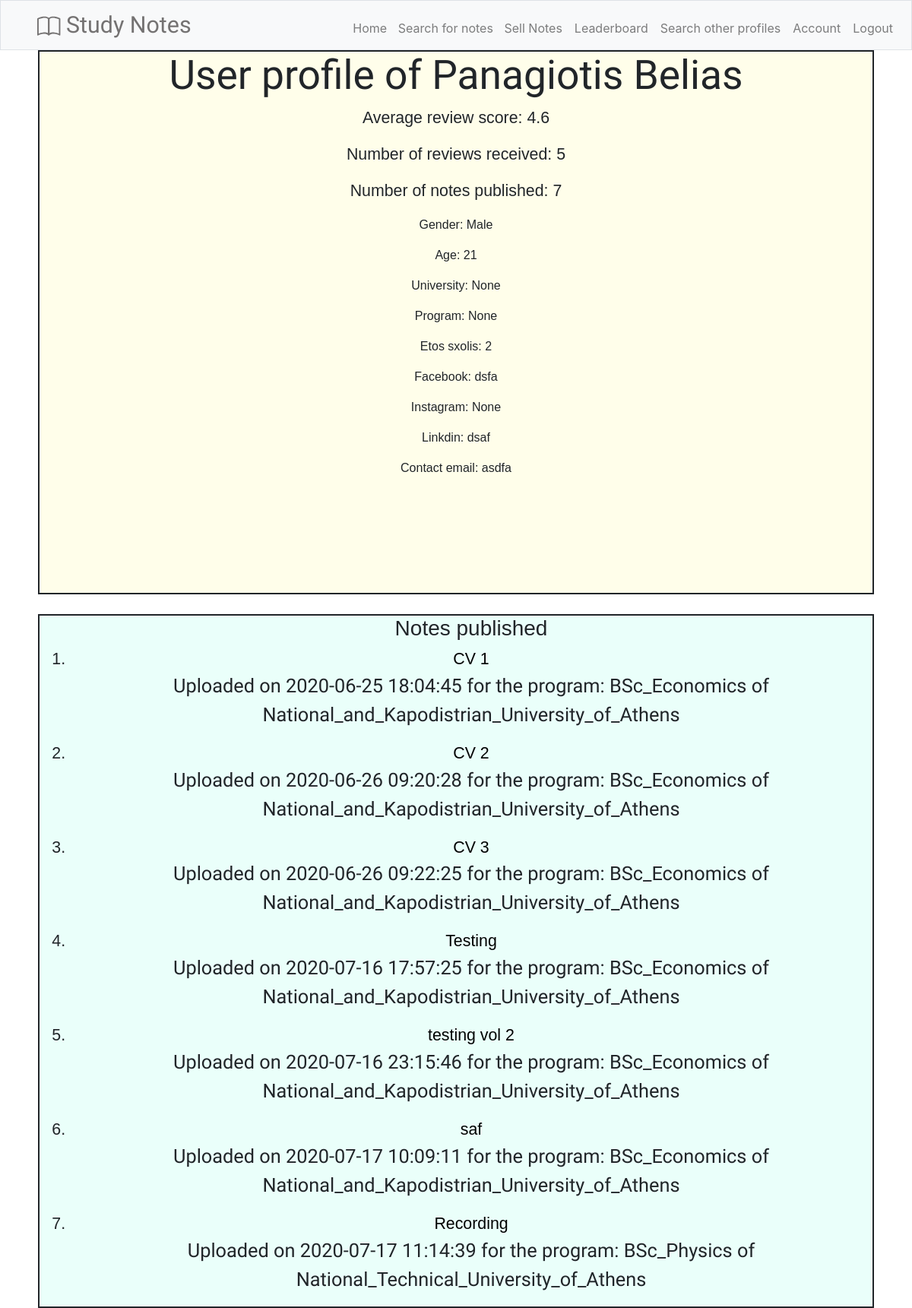
The page /view_profile/2 on the database its author committed.
### tables this page shows
CREATE TABLE "user_info" (
	"user_id"	INTEGER NOT NULL,
	"gender"	INTEGER,
	"age"	INTEGER,
	"university"	VARCHAR,
	"program"	VARCHAR,
	"facebook"	VARCHAR,
	"instagram"	VARCHAR,
	"linkdin"	VARCHAR,
	"etos"	INTEGER,
	"contact_email"	TEXT,
	"full_name"	TEXT DEFAULT 'Anonymous',
	PRIMARY KEY("user_id"),
	FOREIGN KEY("user_id") REFERENCES "users"("user_id")
);

CREATE TABLE "notes_uploaded" (
	"note_id"	INTEGER NOT NULL,
	"uploader_id"	INTEGER NOT NULL,
	"upload_time"	TIMESTAMP NOT NULL DEFAULT CURRENT_TIMESTAMP,
	"filename"	VARCHAR NOT NULL,
	"university"	VARCHAR NOT NULL,
	"program"	VARCHAR NOT NULL,
	"path"	TEXT,
	"title"	TEXT NOT NULL,
	"price"	NUMERIC NOT NULL,
	FOREIGN KEY("uploader_id") REFERENCES "users"("user_id"),
	PRIMARY KEY("note_id" AUTOINCREMENT)
);

### application.py (the view)
@app.route("/view_profile/<user_id>")
def view_profile(user_id):
    user_info = db.execute("SELECT * FROM user_info WHERE user_id = ?", (user_id,)).fetchone()
    notes_info = db.execute("SELECT note_id, upload_time, filename, university, program, title FROM notes_uploaded WHERE uploader_id = ?", (user_id,)).fetchall()
    number_of_notes_uploaded = len(notes_info)
    reviews_info = db.execute("SELECT ROUND(AVG(reviews.review_score), 2), COUNT(review_id) FROM reviews WHERE note_owner_id = ?", (user_id,)).fetchone()
    print(f"average review score = {reviews_info[0]}")
    print(f"number of reviews = {reviews_info[1]}")
    return render_template("view_profile.html", user_info=user_info, notes_info=notes_info, reviews_info=reviews_info, number_of_notes_uploaded=number_of_notes_uploaded)

### application.py (called while the page is built)
@app.before_request  # From: https://www.youtube.com/watch?v=2Zz97NVbH0U&t=492s
def before_request():  # Had to import g from flask. It creates a global variable so I can then reference a users info in other routes
    g.user = None
    if 'user_id' in session:
        user = db.execute("SELECT * FROM users WHERE user_id=:input", {"input": session['user_id']}).fetchone()  #returns a tuple
        g.user = user

### templates/view_profile.html (shortened to what this page needs)
{% extends "layout.html" %}
{% block main %}
    <body class="view_profile">
        <div class="view_profile_first_container">
        <h1 class="main_title">User profile of {{ user_info[10] }}</h1>
            <div>
                <p class="main_info">Average review score: {{ reviews_info[0] }}</p>
                <p class="main_info">Number of reviews received: {{ reviews_info[1] }}</p>
                <p class="main_info">Number of notes published: {{ number_of_notes_uploaded }}</p>
                <p>Gender: {{ user_info[1] }}</p>
                <p>Age: {{ user_info[2] }}</p>
                <p>University: {{ user_info[3] }}</p>
                <p>Program: {{ user_info[4] }}</p>
                <p>Etos sxolis: {{ user_info[8] }}</p>
                <p>Facebook: {{ user_info[5] }}</p>
                <p>Instagram: {{ user_info[6] }}</p>
                <p>Linkdin: {{ user_info[7] }}</p>
                <p>Contact email: {{ user_info[9] }}</p>
            </div>
        </div>
        <p style="padding-top: 10px;"></p>
        <div class="view_profile_second_container">
            <ol>
                <h3>Notes published</h3>
                {% for note in notes_info %}
                <div class="main_info">
                    <li>
                        <a href="{{ url_for('note_details', note_id=note[0]) }}">{{ note[5] }}</a>
                        <p class="small_text">Uploaded on {{ note[1] }} for the program: {{ note[4] }} of {{ note[3] }}</p>
                    </li>
                </div>
                {% endfor %}
            </ol>
        </div>
    </body>
{% endblock %}

### static/style.css (style rules this page uses)
.main_title, .index_main_container .main_title, .home_main_container .main_title, .search_main_container .main_title { font-size: 40pt; font-family: 'Bad Script', cursive, Arial, Helvetica, sans-serif; }
.view_profile .view_profile_first_container { text-align: center; -webkit-box-pack: center; -ms-flex-pack: center; justify-content: center; -webkit-box-align: center; -ms-flex-align: center; align-items: center; border-style: solid; border-width: 2px; background-color: #fffeea; height: 89.5vh; font-size: 12pt; font-family: cursive, Arial; }
.view_profile .view_profile_first_container .main_info { font-size: 16pt; }
.view_profile .view_profile_second_container { text-align: center; -webkit-box-pack: center; -ms-flex-pack: center; justify-content: center; -webkit-box-align: center; -ms-flex-align: center; align-items: center; border-style: solid; border-width: 2px; background-color: #eafffa; height: auto; font-size: 12pt; font-family: cursive, Arial; }
.view_profile .view_profile_second_container .main_info { font-size: 16pt; }
.view_profile .view_profile_second_container .main_info a { color: black; }
.view_profile .view_profile_second_container .main_info .small_text { font-family: 'Annie Use Your Telescope', cursive, Arial; font-size: 19pt; }

### rows shown on the page
user_info: full_name "Panagiotis Belias", gender "Male", age "21", etos "2", facebook "dsfa", linkdin "dsaf", contact_email "asdfa"
notes_uploaded: title "CV 1", upload_time "2020-06-25 18:04:45", program "BSc_Economics", university "National_and_Kapodistrian_University_of_Athens"
notes_uploaded: title "CV 2", upload_time "2020-06-26 09:20:28", program "BSc_Economics", university "National_and_Kapodistrian_University_of_Athens"
notes_uploaded: title "CV 3", upload_time "2020-06-26 09:22:25", program "BSc_Economics", university "National_and_Kapodistrian_University_of_Athens"
notes_uploaded: title "Testing", upload_time "2020-07-16 17:57:25", program "BSc_Economics", university "National_and_Kapodistrian_University_of_Athens"
notes_uploaded: title "testing vol 2", upload_time "2020-07-16 23:15:46", program "BSc_Economics", university "National_and_Kapodistrian_University_of_Athens"
notes_uploaded: title "saf", upload_time "2020-07-17 10:09:11", program "BSc_Economics", university "National_and_Kapodistrian_University_of_Athens"
notes_uploaded: title "Recording", upload_time "2020-07-17 11:14:39", program "BSc_Physics", university "National_Technical_University_of_Athens"

### other values the page prints
{{ reviews_info[0] }} "4.6"
{{ reviews_info[1] }} "5"
{{ number_of_notes_uploaded }} "7"
{{ user_info[3] }} "None"
{{ user_info[4] }} "None"
{{ user_info[6] }} "None"
